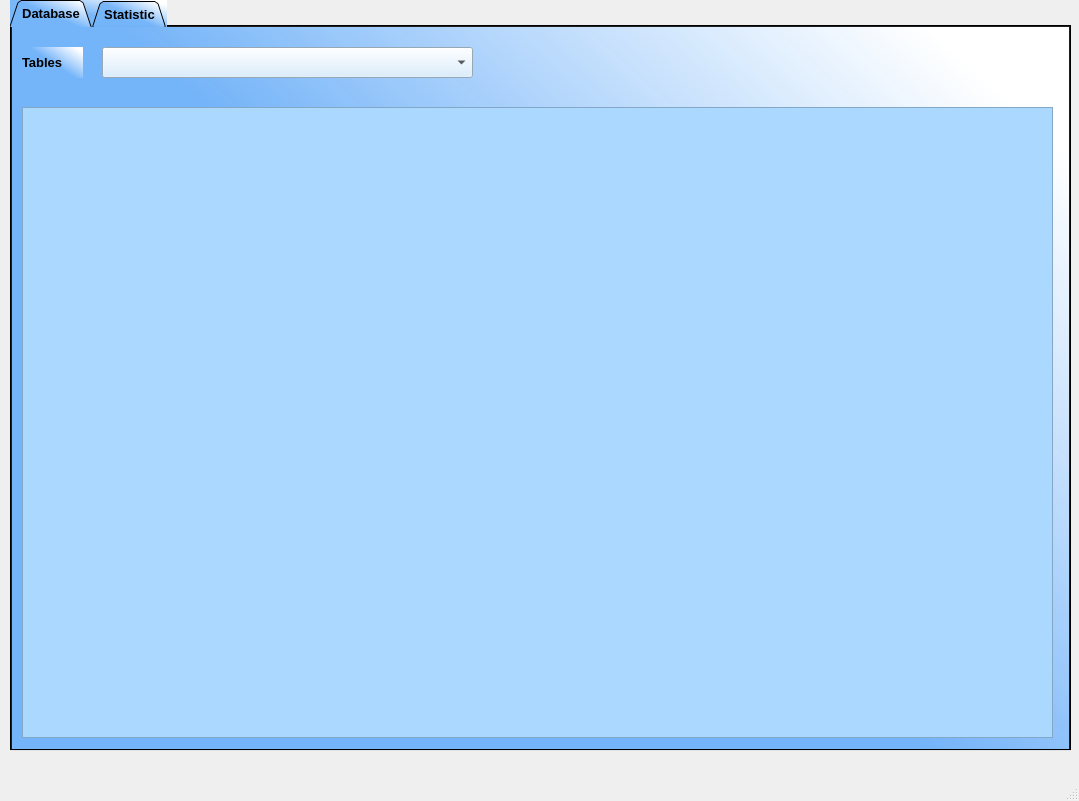
<?xml version="1.0" encoding="UTF-8"?>
<ui version="4.0">
 <class>MainWindow</class>
 <widget class="QMainWindow" name="MainWindow">
  <property name="geometry">
   <rect>
    <x>0</x>
    <y>0</y>
    <width>1079</width>
    <height>801</height>
   </rect>
  </property>
  <property name="windowTitle">
   <string>MainWindow</string>
  </property>
  <widget class="QWidget" name="centralwidget">
   <widget class="QTabWidget" name="tabWidget">
    <property name="geometry">
     <rect>
      <x>10</x>
      <y>0</y>
      <width>1061</width>
      <height>751</height>
     </rect>
    </property>
    <property name="font">
     <font>
      <pointsize>10</pointsize>
      <weight>75</weight>
      <bold>true</bold>
      <strikeout>false</strikeout>
      <stylestrategy>PreferDefault</stylestrategy>
     </font>
    </property>
    <property name="mouseTracking">
     <bool>false</bool>
    </property>
    <property name="contextMenuPolicy">
     <enum>Qt::NoContextMenu</enum>
    </property>
    <property name="acceptDrops">
     <bool>false</bool>
    </property>
    <property name="toolTip">
     <string>&lt;html&gt;&lt;head/&gt;&lt;body&gt;&lt;p&gt;hi&lt;/p&gt;&lt;/body&gt;&lt;/html&gt;</string>
    </property>
    <property name="layoutDirection">
     <enum>Qt::LeftToRight</enum>
    </property>
    <property name="styleSheet">
     <string notr="true">background-color: qlineargradient(spread:pad, x1:0.502488, y1:0.528, x2:1, y2:0, stop:0 rgba(56, 204, 249, 255), stop:1 rgba(255, 255, 255, 255));
background-color: qlineargradient(spread:pad, x1:0.502488, y1:0.528, x2:1, y2:0.148, stop:0 rgba(116, 180, 249, 242), stop:0.970149 rgba(255, 255, 255, 255));


</string>
    </property>
    <property name="tabPosition">
     <enum>QTabWidget::North</enum>
    </property>
    <property name="tabShape">
     <enum>QTabWidget::Triangular</enum>
    </property>
    <property name="currentIndex">
     <number>0</number>
    </property>
    <property name="elideMode">
     <enum>Qt::ElideNone</enum>
    </property>
    <widget class="QWidget" name="Database">
     <attribute name="title">
      <string>Database</string>
     </attribute>
     <attribute name="toolTip">
      <string>&lt;html&gt;&lt;head/&gt;&lt;body&gt;&lt;p align=&quot;center&quot;&gt;&lt;span style=&quot; font-size:10pt; color:#0055ff;&quot;&gt;Database&lt;/span&gt;&lt;/p&gt;&lt;/body&gt;&lt;/html&gt;</string>
     </attribute>
     <widget class="QListWidget" name="listWidget">
      <property name="geometry">
       <rect>
        <x>10</x>
        <y>80</y>
        <width>1031</width>
        <height>631</height>
       </rect>
      </property>
      <property name="styleSheet">
       <string notr="true">background-color: rgb(170, 255, 255);
background-color: rgb(170, 216, 255);</string>
      </property>
     </widget>
     <widget class="QLabel" name="label">
      <property name="geometry">
       <rect>
        <x>10</x>
        <y>20</y>
        <width>61</width>
        <height>31</height>
       </rect>
      </property>
      <property name="font">
       <font>
        <pointsize>10</pointsize>
        <weight>75</weight>
        <bold>true</bold>
       </font>
      </property>
      <property name="text">
       <string>Tables</string>
      </property>
     </widget>
     <widget class="QComboBox" name="comboBoxData">
      <property name="geometry">
       <rect>
        <x>90</x>
        <y>20</y>
        <width>371</width>
        <height>31</height>
       </rect>
      </property>
      <property name="styleSheet">
       <string notr="true">background-color: rgb(210, 234, 255);</string>
      </property>
     </widget>
    </widget>
    <widget class="QWidget" name="tab">
     <attribute name="title">
      <string>Statistic</string>
     </attribute>
     <widget class="QFrame" name="frame">
      <property name="geometry">
       <rect>
        <x>0</x>
        <y>-1</y>
        <width>1061</width>
        <height>171</height>
       </rect>
      </property>
      <property name="frameShape">
       <enum>QFrame::StyledPanel</enum>
      </property>
      <property name="frameShadow">
       <enum>QFrame::Raised</enum>
      </property>
     </widget>
     <widget class="QGroupBox" name="groupBoxChart">
      <property name="geometry">
       <rect>
        <x>330</x>
        <y>170</y>
        <width>721</width>
        <height>551</height>
       </rect>
      </property>
      <property name="font">
       <font>
        <pointsize>11</pointsize>
        <weight>50</weight>
        <bold>false</bold>
       </font>
      </property>
      <property name="styleSheet">
       <string notr="true">background-color: rgb(170, 255, 255);
background-color: rgb(170, 216, 255);
color: rgb(0, 0, 255);</string>
      </property>
      <property name="title">
       <string>Chart</string>
      </property>
      <widget class="QWidget" name="widgetChart" native="true">
       <property name="geometry">
        <rect>
         <x>10</x>
         <y>80</y>
         <width>701</width>
         <height>461</height>
        </rect>
       </property>
       <property name="styleSheet">
        <string notr="true">background-color: rgb(255, 255, 255);</string>
       </property>
      </widget>
      <widget class="QLabel" name="labelSave">
       <property name="geometry">
        <rect>
         <x>10</x>
         <y>30</y>
         <width>31</width>
         <height>31</height>
        </rect>
       </property>
       <property name="focusPolicy">
        <enum>Qt::StrongFocus</enum>
       </property>
       <property name="text">
        <string/>
       </property>
       <property name="pixmap">
        <pixmap>images/ic_save.png</pixmap>
       </property>
       <property name="scaledContents">
        <bool>true</bool>
       </property>
      </widget>
      <widget class="QLabel" name="labelDelete">
       <property name="geometry">
        <rect>
         <x>60</x>
         <y>30</y>
         <width>31</width>
         <height>31</height>
        </rect>
       </property>
       <property name="focusPolicy">
        <enum>Qt::StrongFocus</enum>
       </property>
       <property name="text">
        <string/>
       </property>
       <property name="pixmap">
        <pixmap>images/ic_delete.png</pixmap>
       </property>
       <property name="scaledContents">
        <bool>true</bool>
       </property>
      </widget>
      <widget class="QLabel" name="labelFind">
       <property name="geometry">
        <rect>
         <x>110</x>
         <y>30</y>
         <width>31</width>
         <height>31</height>
        </rect>
       </property>
       <property name="focusPolicy">
        <enum>Qt::StrongFocus</enum>
       </property>
       <property name="text">
        <string/>
       </property>
       <property name="pixmap">
        <pixmap>images/ic_find.png</pixmap>
       </property>
       <property name="scaledContents">
        <bool>true</bool>
       </property>
      </widget>
      <widget class="QLabel" name="labelEnlarge">
       <property name="geometry">
        <rect>
         <x>160</x>
         <y>30</y>
         <width>31</width>
         <height>31</height>
        </rect>
       </property>
       <property name="focusPolicy">
        <enum>Qt::StrongFocus</enum>
       </property>
       <property name="text">
        <string/>
       </property>
       <property name="pixmap">
        <pixmap>images/ic_enlarge.png</pixmap>
       </property>
       <property name="scaledContents">
        <bool>true</bool>
       </property>
      </widget>
     </widget>
     <widget class="QGroupBox" name="groupBox">
      <property name="geometry">
       <rect>
        <x>0</x>
        <y>170</y>
        <width>321</width>
        <height>551</height>
       </rect>
      </property>
      <property name="font">
       <font>
        <pointsize>10</pointsize>
       </font>
      </property>
      <property name="styleSheet">
       <string notr="true">background-color: rgb(170, 255, 255);
color: rgb(0, 85, 255);
background-color: rgb(170, 216, 255);</string>
      </property>
      <property name="title">
       <string>List of data</string>
      </property>
      <widget class="QTableWidget" name="tableWidgetListofData">
       <property name="geometry">
        <rect>
         <x>0</x>
         <y>30</y>
         <width>321</width>
         <height>521</height>
        </rect>
       </property>
       <property name="styleSheet">
        <string notr="true">color: rgb(0, 0, 255);</string>
       </property>
       <column>
        <property name="text">
         <string>New Column</string>
        </property>
        <property name="font">
         <font>
          <weight>75</weight>
          <bold>true</bold>
         </font>
        </property>
       </column>
       <column>
        <property name="text">
         <string>New Column</string>
        </property>
        <property name="font">
         <font>
          <weight>75</weight>
          <bold>true</bold>
         </font>
        </property>
       </column>
      </widget>
     </widget>
    </widget>
   </widget>
  </widget>
  <widget class="QMenuBar" name="menubar">
   <property name="geometry">
    <rect>
     <x>0</x>
     <y>0</y>
     <width>1079</width>
     <height>26</height>
    </rect>
   </property>
  </widget>
  <widget class="QStatusBar" name="statusbar"/>
 </widget>
 <resources/>
 <connections/>
</ui>
